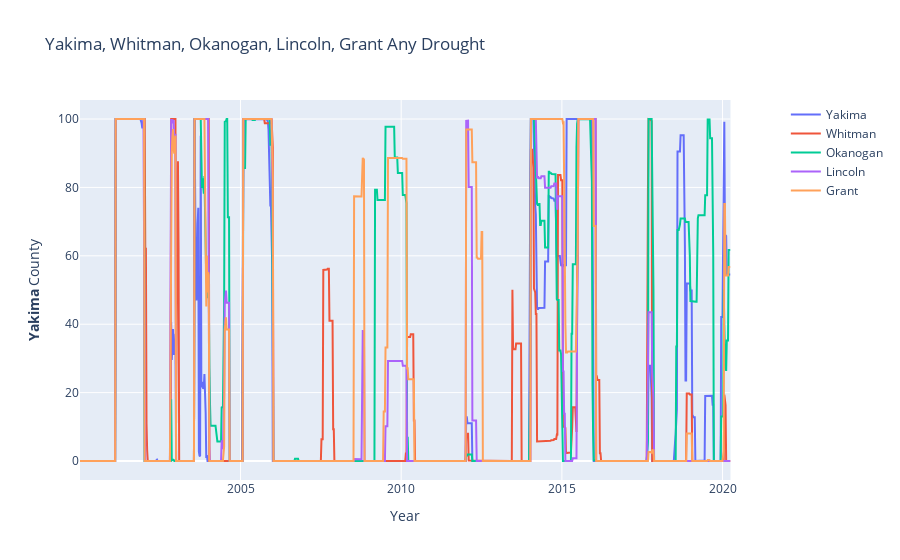

Source (notebook cell):
### Code cell
fig = make_subplots(specs=[[{"secondary_y": True}]])

fig.add_trace(
    go.Scatter(x=yakima_drought.index, y=yakima_drought['any_drought'], name="Yakima"),
    secondary_y=False
)

fig.add_trace(
    go.Scatter(x=whitman_drought.index, y=whitman_drought['any_drought'], name="Whitman"),
    secondary_y=False
)


fig.add_trace(
    go.Scatter(x=okanogan_drought.index, y=okanogan_drought['any_drought'], name="Okanogan"),
    secondary_y=False
)

fig.add_trace(
    go.Scatter(x=lincoln_drought.index, y=lincoln_drought['any_drought'], name="Lincoln"),
    secondary_y=False
)

fig.add_trace(
    go.Scatter(x=grant_drought.index, y=grant_drought['any_drought'], name="Grant"),
    secondary_y=False
)
fig.update_layout(
    title_text="Yakima, Whitman, Okanogan, Lincoln, Grant Any Drought"
)

fig.update_xaxes(title_text="Year")

fig.update_yaxes(title_text="<b>Yakima</b> County", secondary_y=False)
fig.update_yaxes(title_text="<b>Whitman</b> County", secondary_y=True)
                                 
fig.show()

### Figure 1 — Plotly figure (JSON) as saved in the notebook; plotly's stock layout.template omitted (floating-point values rounded to 4 significant figures; data arrays with more than 128 entries replaced by an {"elided": "..."} marker saying what was removed)
{"data": [{"name": "Yakima", "type": "scatter", "x": {"elided": "1057 str values"}, "xaxis": "x", "y": {"elided": "1057 float values"}, "yaxis": "y"}, {"name": "Whitman", "type": "scatter", "x": {"elided": "1057 str values"}, "xaxis": "x", "y": {"elided": "1057 float values"}, "yaxis": "y"}, {"name": "Okanogan", "type": "scatter", "x": {"elided": "1057 str values"}, "xaxis": "x", "y": {"elided": "1057 float values"}, "yaxis": "y"}, {"name": "Lincoln", "type": "scatter", "x": {"elided": "1057 str values"}, "xaxis": "x", "y": {"elided": "1057 float values"}, "yaxis": "y"}, {"name": "Grant", "type": "scatter", "x": {"elided": "1057 str values"}, "xaxis": "x", "y": {"elided": "1057 float values"}, "yaxis": "y"}], "layout": {"autosize": true, "dragmode": "zoom", "hovermode": "x", "title": {"text": "Yakima, Whitman, Okanogan, Lincoln, Grant Any Drought"}, "xaxis": {"anchor": "y", "autorange": true, "domain": [0, 0.94], "range": ["2000-01-04", "2020-03-31"], "showspikes": false, "title": {"text": "Year"}, "type": "date"}, "yaxis": {"anchor": "x", "autorange": true, "domain": [0, 1], "range": [-5.556, 105.6], "showspikes": false, "title": {"text": "<b>Yakima</b> County"}, "type": "linear"}, "yaxis2": {"anchor": "x", "overlaying": "y", "side": "right", "title": {"text": "<b>Whitman</b> County"}}}}
